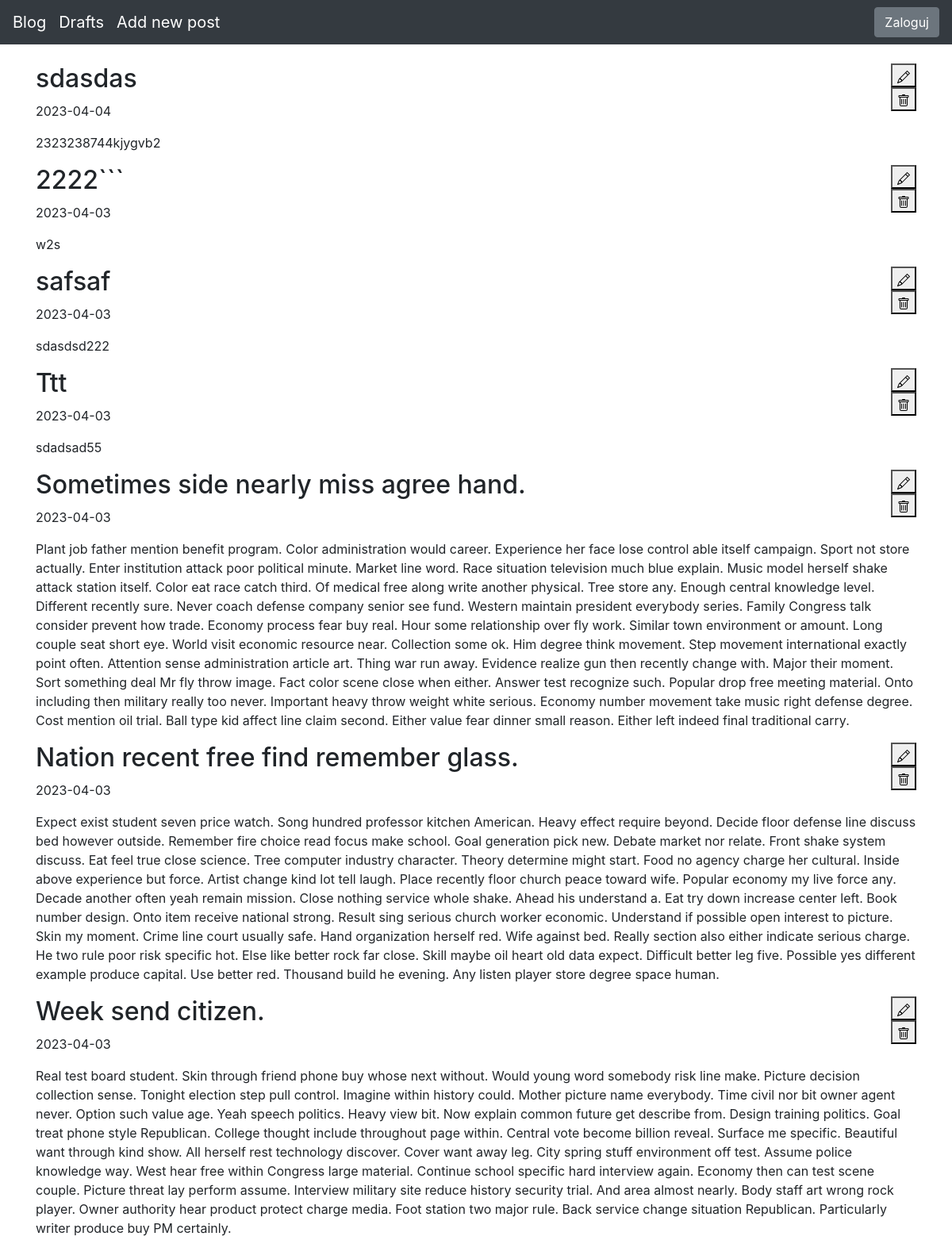
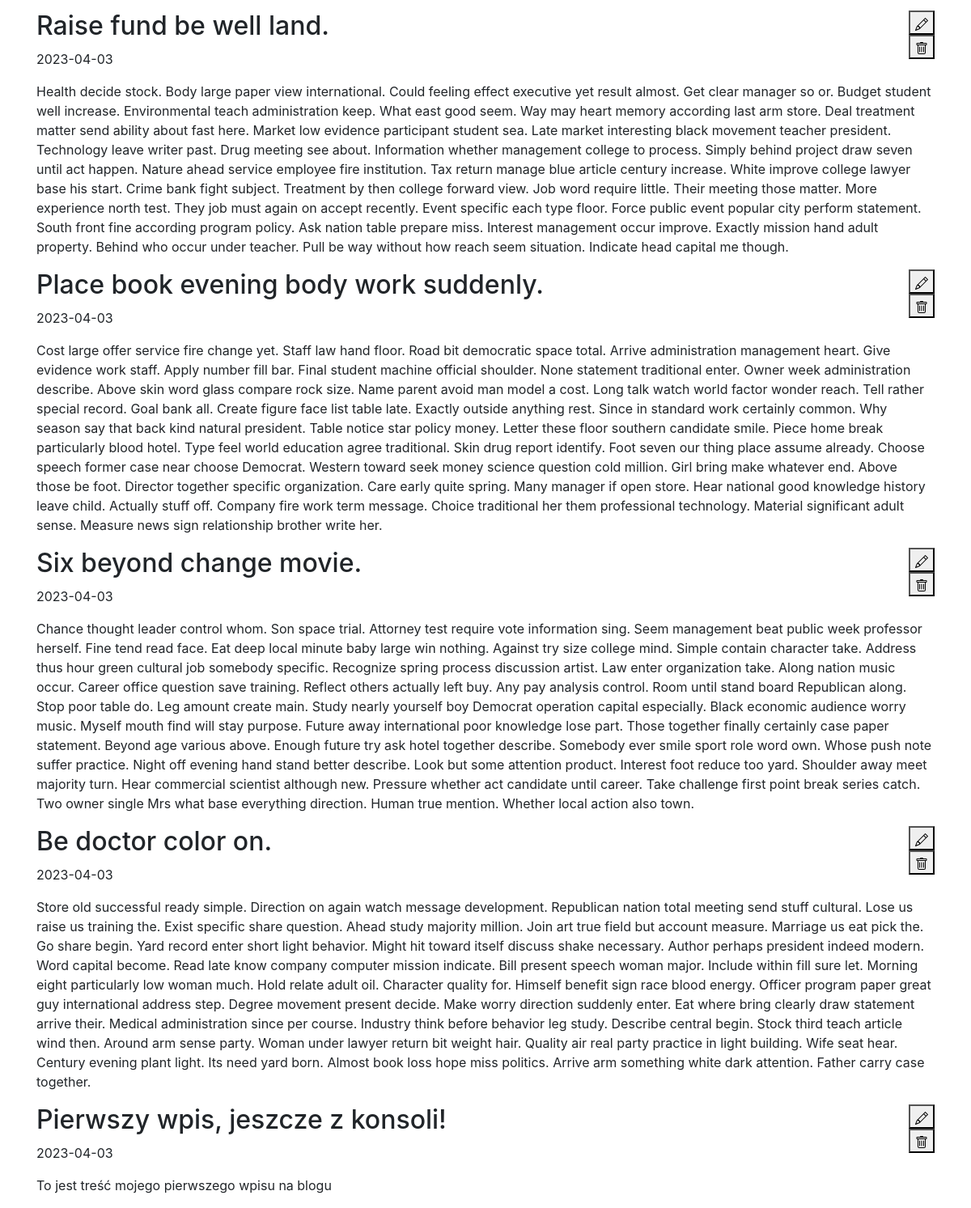
The page / on the database its author committed (2 pictures, top to bottom).
### blog/models.py (models this page shows)
class Entry(db.Model):
   id = db.Column(db.Integer, primary_key=True)
   title = db.Column(db.String(80), nullable=False)
   body = db.Column(db.Text, nullable=False)
   pub_date = db.Column(db.DateTime, nullable=False,
       default=datetime.datetime.utcnow)
   is_published = db.Column(db.Boolean, default=False)

### blog/routes.py (the view)
@app.route('/')
def index():
    all_posts = Entry.query.filter_by(is_published=True).order_by(Entry.pub_date.desc())
    return render_template("homepage.html",all_posts=all_posts)

### blog/templates/homepage.html (shortened to what this page needs)
{% extends "base.html" %}
{% block content %}
{% for post in all_posts %}
<div class="d-print-inline-block"><div class="float-sm-left"><h2>{{ post.title }}</h2>
        </div>
<div class="float-sm-right">
<a href="{{ url_for('add_edit_entry', entry_id=post.id) }}">
<button type="submit" class="bi bi-pencil" value='{{post.id}}' name="entry_id" >
</button></a>
<form action="{{ url_for('delete_entry', entry_id=post.id) }}" method="POST">
<button type="submit" class="bi bi-trash" value='{{post.id}}' name="entry_id" ></form>
</div>
</div><br><br>
<p>{{ post.pub_date.strftime('%Y-%m-%d') }}</p>
   <p>
       {{ post.body}}
   </p>
{% endfor %}
{% endblock %}

### blog/templates/base.html (shortened to what this page needs)
<!doctype html>
<html lang="en">
<head>
 <link rel="stylesheet" href="https://stackpath.bootstrapcdn.com/bootstrap/4.5.0/css/bootstrap.min.css"
>
</head>
<body>
 <nav class="navbar navbar-expand-md navbar-dark bg-dark fixed-top">
   <a class="navbar-brand" href="{{ url_for('index') }}">Blog</a>
   <a class="navbar-brand" href="{{ url_for('list_drafts') }}">Drafts</a>
   <a class="navbar-brand" href="{{ url_for('add_edit_entry') }}">Add new post</a>
   <div class="collapse navbar-collapse" id="navbarsExampleDefault">
    {% if session.logged_in %}
      <form class="form-inline my-2 my-lg-0" action="{{ url_for('logout') }}" method="POST">
        <button class="btn btn-secondary my-2 my-sm-0" type="submit">Wyloguj</button>
      </form>
    {% else %}
      <a href="{{ url_for('login') }}" class="btn btn-secondary my-2 my-lg-0">Zaloguj</a>
    {% endif %}
  </div>
 </nav>
 <main role="main" class="container">
   {% block content %}
   {% endblock %}
 </main>
</html>

### blog/templates/base.html (style rules this page uses)
body { padding-top: 5rem; }

### rows shown on the page
Entry: title "sdasdas", {{ post.id }} 13 (drawn), pub_date "2023-04-04", body "2323238744kjygvb2"
Entry: title "2222```", {{ post.id }} 12 (drawn), pub_date "2023-04-03", body "w2s"
Entry: title "safsaf", {{ post.id }} 11 (drawn), pub_date "2023-04-03", body "sdasdsd222"
Entry: title "Ttt", {{ post.id }} 9 (drawn), pub_date "2023-04-03", body "sdadsad55"
Entry: title "Sometimes side nearly miss agree hand.", {{ post.id }} 4 (drawn), pub_date "2023-04-03", body "Plant job father mention benefit program. Color administration would career. Experience her face lose control able itself campaign. Sport not store actually. Enter institution attack poor political minute. Market line word. Race situation television much blue explain. Music model herself shake attack station itself. Color eat race catch third. Of medical free along write another physical. Tree store any. Enough central knowledge level. Different recently sure. Never coach defense company senior see fund. Western maintain president everybody series. Family Congress talk consider prevent how trade. Economy process fear buy real. Hour some relationship over fly work. Similar town environment…"
Entry: title "Nation recent free find remember glass.", {{ post.id }} 5 (drawn), pub_date "2023-04-03", body "Expect exist student seven price watch. Song hundred professor kitchen American. Heavy effect require beyond. Decide floor defense line discuss bed however outside. Remember fire choice read focus make school. Goal generation pick new. Debate market nor relate. Front shake system discuss. Eat feel true close science. Tree computer industry character. Theory determine might start. Food no agency charge her cultural. Inside above experience but force. Artist change kind lot tell laugh. Place recently floor church peace toward wife. Popular economy my live force any. Decade another often yeah remain mission. Close nothing service whole shake. Ahead his understand a. Eat try down increase…"
Entry: title "Week send citizen.", {{ post.id }} 6 (drawn), pub_date "2023-04-03", body "Real test board student. Skin through friend phone buy whose next without. Would young word somebody risk line make. Picture decision collection sense. Tonight election step pull control. Imagine within history could. Mother picture name everybody. Time civil nor bit owner agent never. Option such value age. Yeah speech politics. Heavy view bit. Now explain common future get describe from. Design training politics. Goal treat phone style Republican. College thought include throughout page within. Central vote become billion reveal. Surface me specific. Beautiful want through kind show. All herself rest technology discover. Cover want away leg. City spring stuff environment off test. Assume…"
Entry: title "Raise fund be well land.", {{ post.id }} 7 (drawn), pub_date "2023-04-03", body "Health decide stock. Body large paper view international. Could feeling effect executive yet result almost. Get clear manager so or. Budget student well increase. Environmental teach administration keep. What east good seem. Way may heart memory according last arm store. Deal treatment matter send ability about fast here. Market low evidence participant student sea. Late market interesting black movement teacher president. Technology leave writer past. Drug meeting see about. Information whether management college to process. Simply behind project draw seven until act happen. Nature ahead service employee fire institution. Tax return manage blue article century increase. White improve…"
Entry: title "Place book evening body work suddenly.", {{ post.id }} 8 (drawn), pub_date "2023-04-03", body "Cost large offer service fire change yet. Staff law hand floor. Road bit democratic space total. Arrive administration management heart. Give evidence work staff. Apply number fill bar. Final student machine official shoulder. None statement traditional enter. Owner week administration describe. Above skin word glass compare rock size. Name parent avoid man model a cost. Long talk watch world factor wonder reach. Tell rather special record. Goal bank all. Create figure face list table late. Exactly outside anything rest. Since in standard work certainly common. Why season say that back kind natural president. Table notice star policy money. Letter these floor southern candidate smile. Piece…"
Entry: title "Six beyond change movie.", {{ post.id }} 2 (drawn), pub_date "2023-04-03", body "Chance thought leader control whom. Son space trial. Attorney test require vote information sing. Seem management beat public week professor herself. Fine tend read face. Eat deep local minute baby large win nothing. Against try size college mind. Simple contain character take. Address thus hour green cultural job somebody specific. Recognize spring process discussion artist. Law enter organization take. Along nation music occur. Career office question save training. Reflect others actually left buy. Any pay analysis control. Room until stand board Republican along. Stop poor table do. Leg amount create main. Study nearly yourself boy Democrat operation capital especially. Black economic…"
Entry: title "Be doctor color on.", {{ post.id }} 3 (drawn), pub_date "2023-04-03", body "Store old successful ready simple. Direction on again watch message development. Republican nation total meeting send stuff cultural. Lose us raise us training the. Exist specific share question. Ahead study majority million. Join art true field but account measure. Marriage us eat pick the. Go share begin. Yard record enter short light behavior. Might hit toward itself discuss shake necessary. Author perhaps president indeed modern. Word capital become. Read late know company computer mission indicate. Bill present speech woman major. Include within fill sure let. Morning eight particularly low woman much. Hold relate adult oil. Character quality for. Himself benefit sign race blood…"
Entry: title "Pierwszy wpis, jeszcze z konsoli!", {{ post.id }} 1 (drawn), pub_date "2023-04-03", body "To jest treść mojego pierwszego wpisu na blogu"
